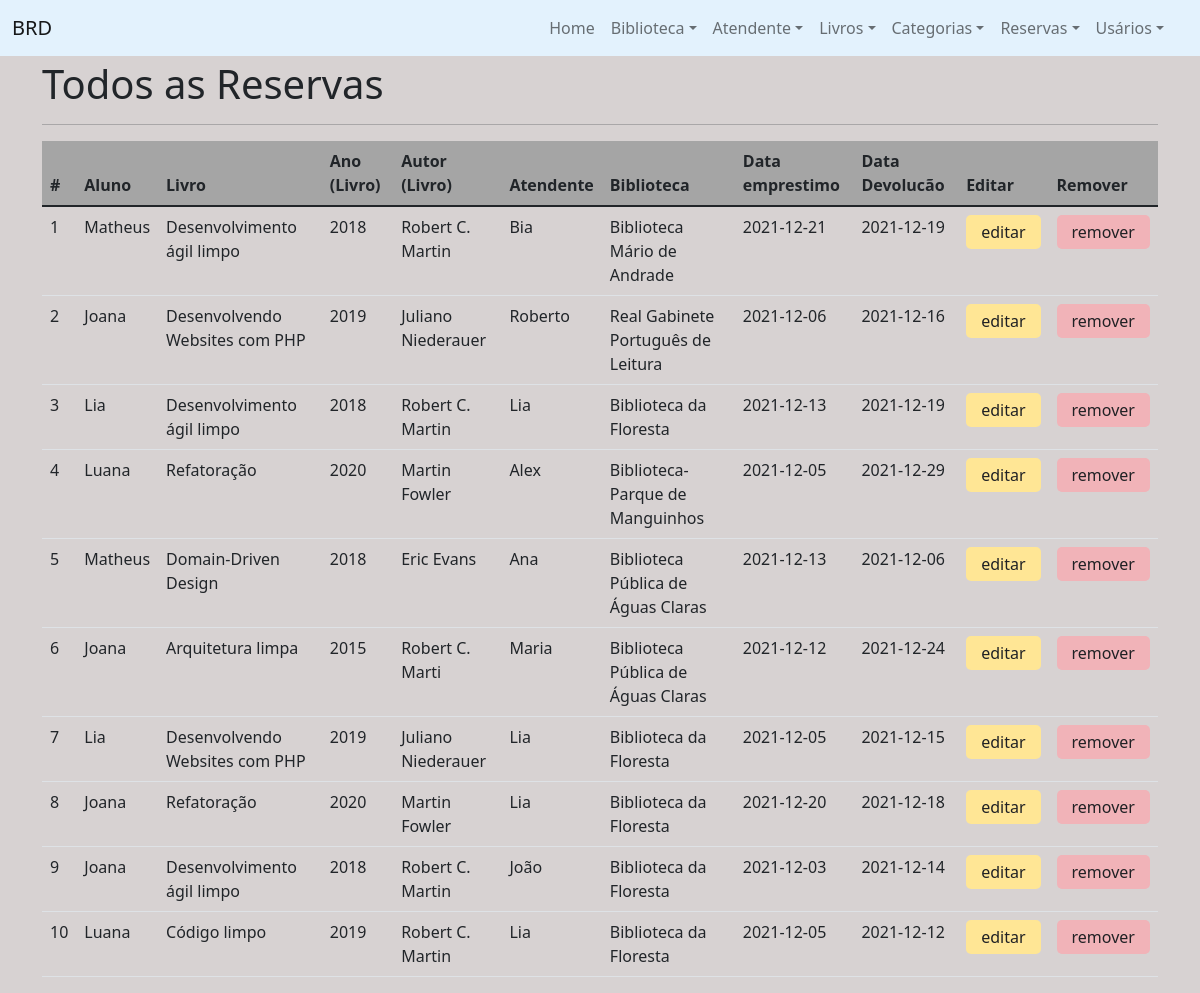
The app's page /?page=reserva-listar with its own data.
### tables this page shows
CREATE TABLE `reserva` (
  `id_reserva` int(10) NOT NULL,
  `atendente_id_atendente` int(10) NOT NULL,
  `data_emprestimo` date DEFAULT NULL,
  `data_devolucao` date DEFAULT NULL,
  `aluno_id_aluno` int(10) NOT NULL,
  `biblioteca_id` int(10) NOT NULL,
  `livro_id_livro` int(10) NOT NULL
);

CREATE TABLE `aluno` (
  `id_aluno` int(10) NOT NULL,
  `nome_aluno` varchar(100) DEFAULT NULL,
  `end_aluno` varchar(100) DEFAULT NULL,
  `email_aluno` varchar(100) DEFAULT NULL,
  `fone_aluno` varchar(20) DEFAULT NULL,
  `data_nasc_aluno` date DEFAULT NULL,
  `genero_aluno` char(1) DEFAULT NULL
);

CREATE TABLE `livro` (
  `id_livro` int(10) NOT NULL,
  `titulo_livro` varchar(100) DEFAULT NULL,
  `autor_livro` varchar(100) DEFAULT NULL,
  `editora_livro` varchar(45) DEFAULT NULL,
  `edicao_livro` char(3) DEFAULT NULL,
  `ano_livro` year(4) DEFAULT NULL,
  `localidade_livro` varchar(20) DEFAULT NULL,
  `categoria_id` int(10) NOT NULL,
  `url` varchar(255) DEFAULT NULL
);

CREATE TABLE `atendente` (
  `id_atendente` int(10) NOT NULL,
  `nome_atendente` varchar(100) DEFAULT NULL,
  `biblioteca_id` int(10) NOT NULL
);

CREATE TABLE `biblioteca` (
  `id` int(10) NOT NULL,
  `name` varchar(50) NOT NULL,
  `address` varchar(50) NOT NULL,
  `city` varchar(30) NOT NULL,
  `state` varchar(2) NOT NULL,
  `cep` int(8) NOT NULL
);

### pages/reserva-listar.php (the view, shortened to what this page needs)
<section class="list-library">
    <h1>Todos as Reservas</h1>
    <hr/>
    <table class="table table-hover">
        <thead>
        <tr>
            <th>#</th>
            <th>Aluno</th>
            <th>Livro</th>
            <th>Ano (Livro)</th>
            <th>Autor (Livro)</th>
            <th>Atendente</th>
            <th>Biblioteca</th>
            <th>Data emprestimo</th>
            <th>Data Devolucão</th>
            <th>Editar</th>
            <th>Remover</th>
        </tr>
        </thead>
        <tbody>
        <?php
        $querySelect = "select r.id_reserva id, r.data_devolucao devolucao, r.data_emprestimo emprestimo,
                a.nome_aluno aluno, l.titulo_livro livro, l.autor_livro autor_livro, l.ano_livro ano_livro,
                b.name biblioteca, a2.nome_atendente atendente from reserva r
                left join aluno a on r.aluno_id_aluno = a.id_aluno
                left join biblioteca b on r.biblioteca_id = b.id
                left join livro l on l.id_livro = r.livro_id_livro
                left join atendente a2 on r.atendente_id_atendente = a2.id_atendente";
        $result = $conn->query($querySelect);
        while ($obj = $result->fetch_object()) {
            print "<tr>";
            print "<td>$obj->id</td>";
            print "<td>$obj->aluno</td>";
            print "<td>$obj->livro</td>";
            print "<td>$obj->ano_livro</td>";
            print "<td>$obj->autor_livro</td>";
            print "<td>$obj->atendente</td>";
            print "<td>$obj->biblioteca</td>";
            print "<td>$obj->emprestimo</td>";
            print "<td>$obj->devolucao</td>";
            ?>
            <td>
                <button type="button" class="editar-library">
                    <a href="?page=reserva-cadastrar&id=<?php echo $obj->id ?>" id="editar-library">editar</a>
                </button>
            </td>
            <td>
                <button type="button" class="btn_remove" data-bs-toggle="modal"
                        data-bs-target="#modalremove-<?php echo $obj->id ?>">
                    remover
                </button>
            </td>
            <?php
            print "</tr>";
        }
        ?>
        </tbody>
    </table>
</section>

### css/style.css (style rules this page uses)
body { background: #d7d2d2; }
.editar-library { border: none; color: #202124; text-decoration: none; padding: 5px 15px; background: #ffe695; border-radius: 5px; }
.btn_remove { border: none; color: #202124; text-decoration: none; padding: 5px 15px; background: #f1b3b8; border-radius: 5px; }
.editar-library a { text-decoration: none; color: #202124; }
table { margin-top: 15px; }
thead { background: #a5a5a5; }

### records on screen
reserva: id_reserva "1", aluno_id_aluno.nome_aluno "Matheus", livro.titulo_livro "Desenvolvimento ágil limpo", livro.ano_livro "2018", livro.autor_livro "Robert C. Martin", atendente.nome_atendente "Bia", biblioteca.name "Biblioteca Mário de Andrade", data_emprestimo "2021-12-21", data_devolucao "2021-12-19"
reserva: id_reserva "2", aluno_id_aluno.nome_aluno "Joana", livro.titulo_livro "Desenvolvendo Websites com PHP", livro.ano_livro "2019", livro.autor_livro "Juliano Niederauer", atendente.nome_atendente "Roberto", biblioteca.name "Real Gabinete Português de Leitura", data_emprestimo "2021-12-06", data_devolucao "2021-12-16"
reserva: id_reserva "3", aluno_id_aluno.nome_aluno "Lia", livro.titulo_livro "Desenvolvimento ágil limpo", livro.ano_livro "2018", livro.autor_livro "Robert C. Martin", atendente.nome_atendente "Lia", biblioteca.name "Biblioteca da Floresta", data_emprestimo "2021-12-13", data_devolucao "2021-12-19"
reserva: id_reserva "4", aluno_id_aluno.nome_aluno "Luana", livro.titulo_livro "Refatoração", livro.ano_livro "2020", livro.autor_livro "Martin Fowler", atendente.nome_atendente "Alex", biblioteca.name "Biblioteca-Parque de Manguinhos", data_emprestimo "2021-12-05", data_devolucao "2021-12-29"
reserva: id_reserva "5", aluno_id_aluno.nome_aluno "Matheus", livro.titulo_livro "Domain-Driven Design", livro.ano_livro "2018", livro.autor_livro "Eric Evans", atendente.nome_atendente "Ana", biblioteca.name "Biblioteca Pública de Águas Claras", data_emprestimo "2021-12-13", data_devolucao "2021-12-06"
reserva: id_reserva "6", aluno_id_aluno.nome_aluno "Joana", livro.titulo_livro "Arquitetura limpa", livro.ano_livro "2015", livro.autor_livro "Robert C. Marti", atendente.nome_atendente "Maria", biblioteca.name "Biblioteca Pública de Águas Claras", data_emprestimo "2021-12-12", data_devolucao "2021-12-24"
reserva: id_reserva "7", aluno_id_aluno.nome_aluno "Lia", livro.titulo_livro "Desenvolvendo Websites com PHP", livro.ano_livro "2019", livro.autor_livro "Juliano Niederauer", atendente.nome_atendente "Lia", biblioteca.name "Biblioteca da Floresta", data_emprestimo "2021-12-05", data_devolucao "2021-12-15"
reserva: id_reserva "8", aluno_id_aluno.nome_aluno "Joana", livro.titulo_livro "Refatoração", livro.ano_livro "2020", livro.autor_livro "Martin Fowler", atendente.nome_atendente "Lia", biblioteca.name "Biblioteca da Floresta", data_emprestimo "2021-12-20", data_devolucao "2021-12-18"
reserva: id_reserva "9", aluno_id_aluno.nome_aluno "Joana", livro.titulo_livro "Desenvolvimento ágil limpo", livro.ano_livro "2018", livro.autor_livro "Robert C. Martin", atendente.nome_atendente "João", biblioteca.name "Biblioteca da Floresta", data_emprestimo "2021-12-03", data_devolucao "2021-12-14"
reserva: id_reserva "10", aluno_id_aluno.nome_aluno "Luana", livro.titulo_livro "Código limpo", livro.ano_livro "2019", livro.autor_livro "Robert C. Martin", atendente.nome_atendente "Lia", biblioteca.name "Biblioteca da Floresta", data_emprestimo "2021-12-05", data_devolucao "2021-12-12"
